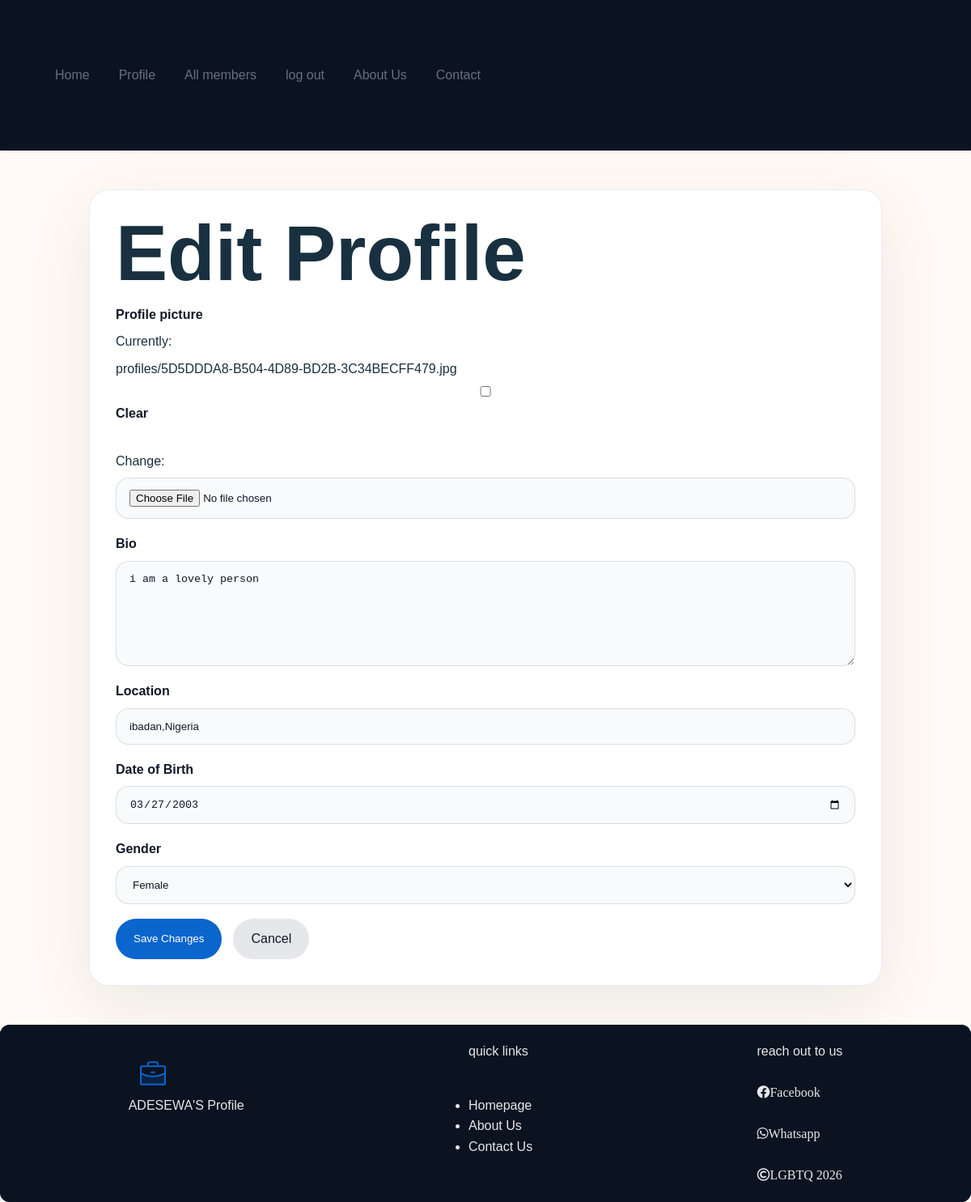
Page /profile/edit/ (signed in) on the committed database.
### user/models.py (models this page shows, shortened)
class UserProfile(models.Model):
    user = models.OneToOneField(User, on_delete=models.CASCADE)
    profile_picture = models.ImageField(default='default.jpg', upload_to='profiles/', blank=True, null=True)
    bio = models.TextField(blank=True, null=True)
    location = models.CharField(max_length=120, blank=True, null=True)
    date_of_birth = models.DateField(blank=True, null=True)
    gender = models.CharField(max_length=24, choices=GENDER_CHOICES, blank=True, null=True)

### user/views.py (the view)
# urls.py: path('profile/edit/', edit_profile, name='edit_profile'),
@login_required
def edit_profile(request):
    profile, _ = UserProfile.objects.get_or_create(user=request.user)
    if request.method == 'POST':
        form = UserProfileForm(request.POST, request.FILES, instance=profile)
        if form.is_valid():
            form.save()
            messages.success(request, 'Your profile has been updated.')
            return redirect('profile')
        messages.error(request, 'Please correct the errors below.')
    else:
        form = UserProfileForm(instance=profile)
    return render(request, 'edit_profile.html', {'form': form})

### user/forms.py
class UserProfileForm(forms.ModelForm):
    class Meta:
        model = UserProfile
        fields = ['profile_picture', 'bio', 'location', 'date_of_birth', 'gender']
        widgets = {
            'bio': forms.Textarea(attrs={
                'rows': 4,
                'placeholder': 'Write a short bio',
                'class': 'input-field',
            }),
            'location': forms.TextInput(attrs={
                'placeholder': 'City, Country',
                'class': 'input-field',
            }),
            'date_of_birth': forms.DateInput(attrs={
                'type': 'date',
                'class': 'input-field',
            }),
            'gender': forms.Select(attrs={
                'class': 'input-field',
            }),
        }

### user/templates/edit_profile.html (shortened to what this page needs)
{% extends "base.html" %}
 {% load static %}
 {% block main %}
<div class="content-section edit-profile-section">
  <h1>Edit Profile</h1>
  <form method="post" enctype="multipart/form-data" class="profile-form">
    <div class="form-row">
      <label for="id_profile_picture">Profile picture</label>
      {{ form.profile_picture }}
    </div>
    <div class="form-row">
      <label for="id_bio">Bio</label>
      {{ form.bio }}
    </div>
    <div class="form-row">
      <label for="id_location">Location</label>
      {{ form.location }}
    </div>
    <div class="form-row">
      <label for="id_date_of_birth">Date of Birth</label>
      {{ form.date_of_birth }}
    </div>
    <div class="form-row">
      <label for="id_gender">Gender</label>
      {{ form.gender }}
    </div>
    <div class="form-actions">
      <button type="submit" class="btn-primary">Save Changes</button>
      <a href="{% url 'profile' %}" class="btn-secondary">Cancel</a>
    </div>
  </form>
</div>
{% endblock %}

### user/templates/footer.html
   {% load static %}
   <footer>
        <footer>
        <div class="simple">
            <div class="simple1">
                 <img src="{% static 'assets/briefcase-duotone 1.png' %}" alt="briefcase">
            <p><span class="userN">{{ request.user.username }}'s</span> Profile</p>
            </div>
          <div class="simple2">
      <p>quick links</p>
<ul>
        <li><a href="{% url 'home' %}">Homepage</a></li>
        <li><a href="{% url 'about' %}">about us</a></li>
        <li><a href="{% url 'contact' %}">contact us</a></li>
       </ul>
            </div
        </div>
        <div class="simple3">
            <p>reach out to us</p><br>
            <i class="fab fa-facebook"  ><a href="https://facebook.com" target="_blank">Facebook</a></i><br><br>
            <i class="fab fa-whatsapp"><a href="https://wa.link/ggg3jz">Whatsapp</a></i><br><br>
            <i class="far fa-copyright">LGBTQ 2026</i>
        </div>
    </footer>
    </footer>

### static/user/css/style.css (style rules this page uses)
* { margin: 0; padding: 0; box-sizing: border-box; }
:root { --bg:#f5f7fb; --card:#ffffff; --muted:#6b7280; --accent:#0a65cc; --accent-strong:#0849a1; --radius:12px; }
body { background-color: var(--bg); font-family: 'Inter', system-ui, -apple-system, 'Segoe UI', Roboto, 'Helvetica Neue', Arial; color: #111827; -webkit-font-smoothing:antialiased; -moz-osx-font-smoothing:grayscale; }
.userN { text-transform: uppercase; }
footer { background-color: #0b1220; color: rgba(255,255,255,0.9); bottom: 0; border-radius: 12px; }
.simple { display:flex; padding:20px; justify-content:space-around; margin-top:30px }
.simple2 { display:grid; row-gap:6px }
.simple a { text-decoration:none; text-transform:capitalize; color:rgba(255,255,255,0.9) }
.simple1 img { padding-left:10px; padding-top:20px }
:root { --ink: #18303f; --muted: #65727c; --paper: #fffaf4; --surface: #ffffff; --teal: #1b7f7a; --shadow: 0 22px 60px rgba(22, 48, 63, 0.12); }
* { box-sizing: border-box; }
body { margin: 0; color: var(--ink); background: var(--paper); font-family: Arial, Helvetica, sans-serif; line-height: 1.6; }
a { color: inherit; text-decoration: none; }
h1 { margin: 0 0 18px; font-size: 6rem; line-height: 0.95; }
.content-section { max-width: 980px; margin: 48px auto; padding: 32px; background: #ffffff; border: 1px solid rgba(15, 23, 42, 0.08); border-radius: 24px; box-shadow: 0 24px 80px rgba(15, 23, 42, 0.08); }
.edit-profile-section { max-width: 600px; margin: 48px auto; padding: 36px; }
.profile-form { display: grid; gap: 18px; }
.form-row { display: flex; flex-direction: column; gap: 8px; }
.form-row label { font-weight: 700; color: #111827; }
.input-field, .profile-form input, .profile-form textarea, .profile-form select { width: 100%; padding: 14px 16px; border-radius: 16px; border: 1px solid rgba(15, 23, 42, 0.12); background: #f8fafc; color: #111827; }
.profile-form textarea { min-height: 130px; resize: vertical; }
.form-actions { display: flex; gap: 14px; flex-wrap: wrap; }
.btn-secondary { display: inline-block; padding: 12px 22px; background: #e5e7eb; color: #111827; border-radius: 999px; text-decoration: none; }
.btn-primary { display: inline-block; padding: 12px 22px; background: #0a65cc; color: white; border: none; border-radius: 999px; cursor: pointer; }

### rows in the picture
UserProfile: bio "i am a lovely person", location "ibadan,Nigeria", date_of_birth "03/27/2003", gender "Female"

### other values in the picture
{{ request.user.username }} "ADESEWA"
